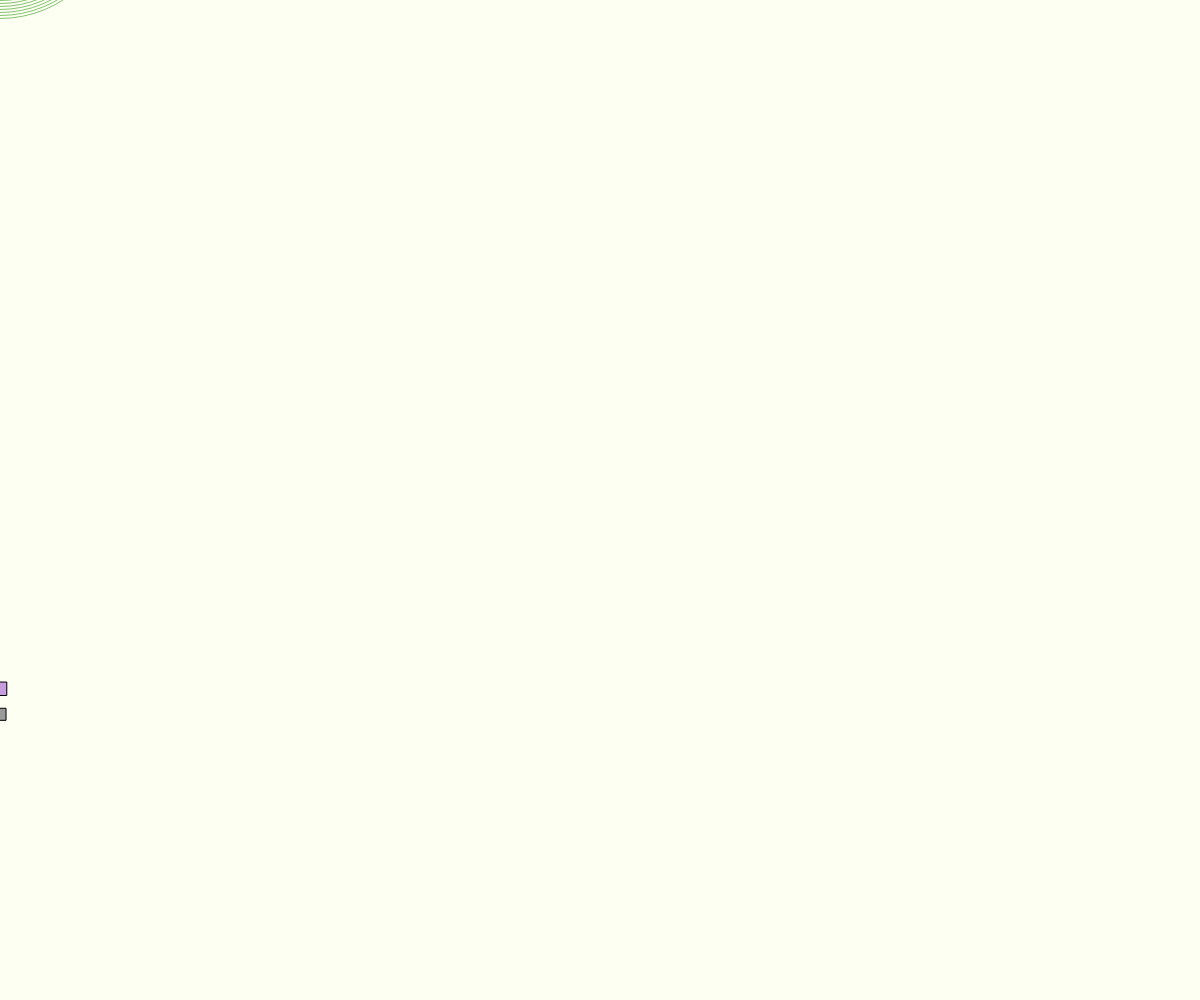
Frame 1 (no input)
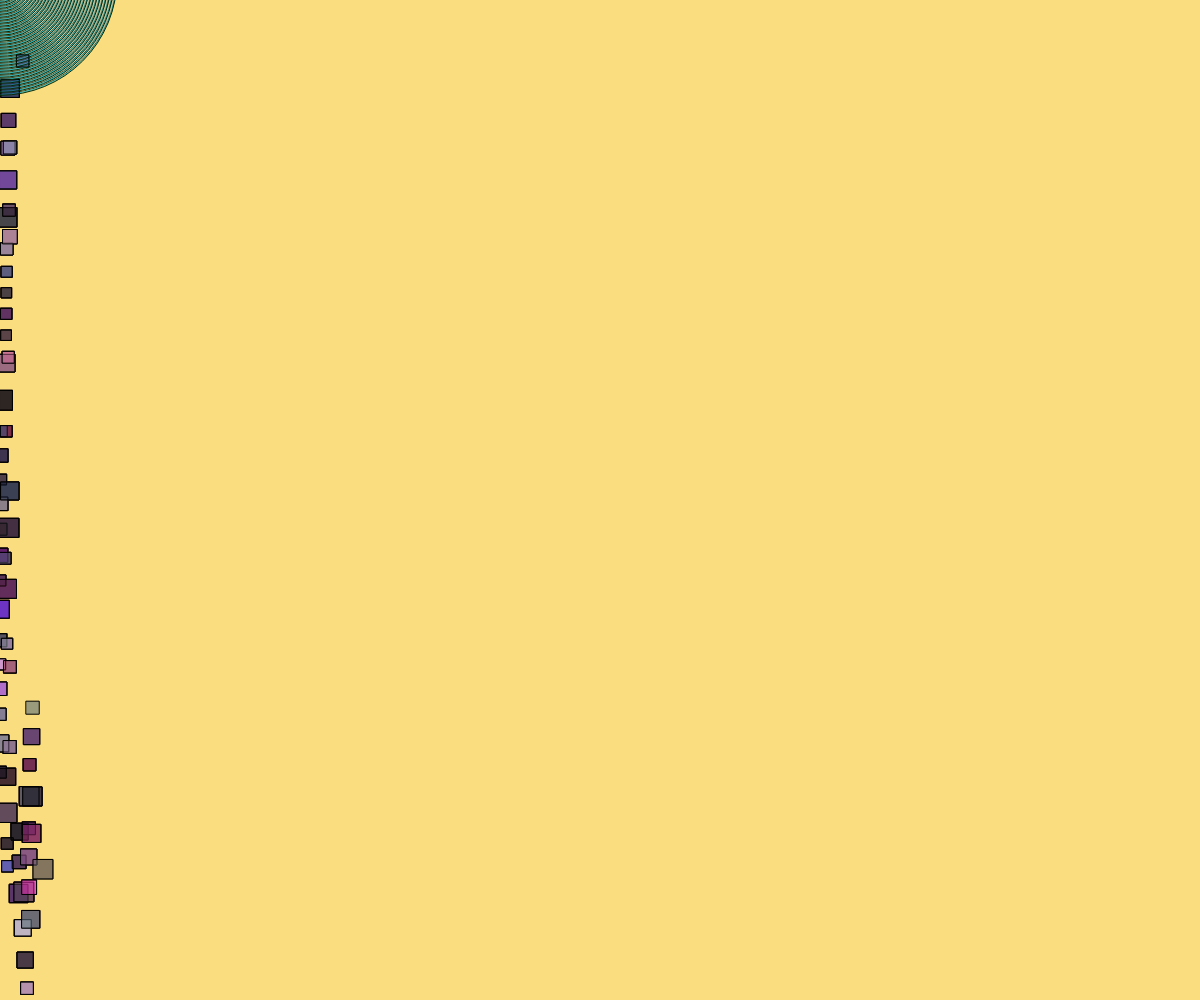
Frame 60 (no input)
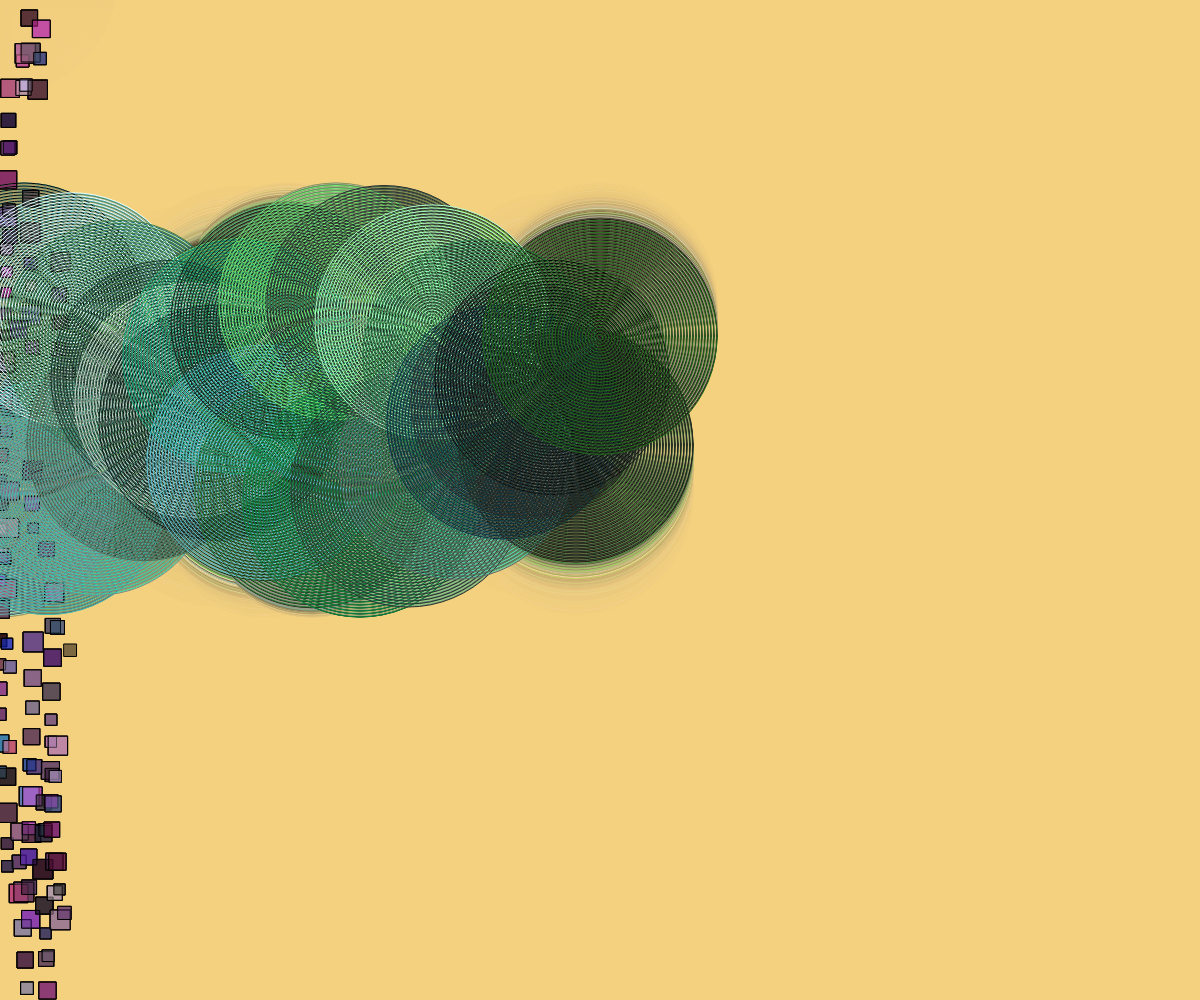
Frame 120 (the mouse pressed at the canvas centre since frame 60)

The p5.js sketch that drew these frames (run headless with seeded random() and noise() and a simulated clock; from frame 60 on, the mouse is pressed at the canvas centre):

// p5.js sketch
// ── sketch.js
let currentCount = 1;
let maxCount;
let x = [];
let y = [];
let r = [];

//wave
let startAngle = 0;
let angleVel = 0.23;


function setup() {
  createCanvas(windowWidth, windowHeight);
  colorMode(HSB, 360, 100, 100, 100);
  
  //first pixel
  x[0] = 0;
  y[0] = random(height);
  r[0] = random(10,20);
  maxCount =height*2.25;


}

function draw() {
  background(random(0,100), 50, 100, 10);
  pixelgrid();
  push();
  //shearX(map(mouseY, 0, height, 0, 100));
  wave();
  pop();
}


function pixelgrid(){
  rectMode(CENTER)
  var newR = random(10,20);
  var newX = random(newR, width - newR);
  var newY = random(newR, height - newR);

  var closestDist = Number.MAX_VALUE;
  var closestIndex = 0;
  // which pixel is the closest?
  for (var i = 0; i < currentCount; i++) {
    var newDist = dist(newX, newY, x[i], y[i]);
    if (newDist < closestDist) {
      closestDist = newDist;
      closestIndex = i;
    }
  }

  // aline it to the closest circle outline
  var angle = atan(newY - y[closestIndex], newX - x[closestIndex]);

  x[currentCount] = x[closestIndex] + cos(angle) * (r[closestIndex] + newR);
  y[currentCount] = y[closestIndex] + sin(angle) * (r[closestIndex] + newR);
  r[currentCount] = newR;
  currentCount++;

  // draw them
  for (var i = 0; i < currentCount; i++) {
    fill(random(200,360), random(100), random(100), 50);
    stroke(0)
;    square(x[i], y[i], r[i]);
  }

  if (currentCount >= maxCount){
    currentCount = 1;
    x[0] = 0;
    y[0] = random(height);
  }
}

function wave(){
  startAngle += 0.015;
  let angle = startAngle;
  for (let x = 0; x <= mouseX; x += 24) {
    let y = map(sin(angle), -1, 1, mouseY-200, mouseY);
    //let y = map(sin(angle), -1, 1, 0, height);

    noFill();
    //fill(255, 50);
    //strokeWeight(2);
    stroke(random(100,200), random(100), random(100));
    for (i = 0; i < height*0.04; i++){

      ellipse(x, y, 6*i);
      angle += angleVel;
    }
    
  }
}
